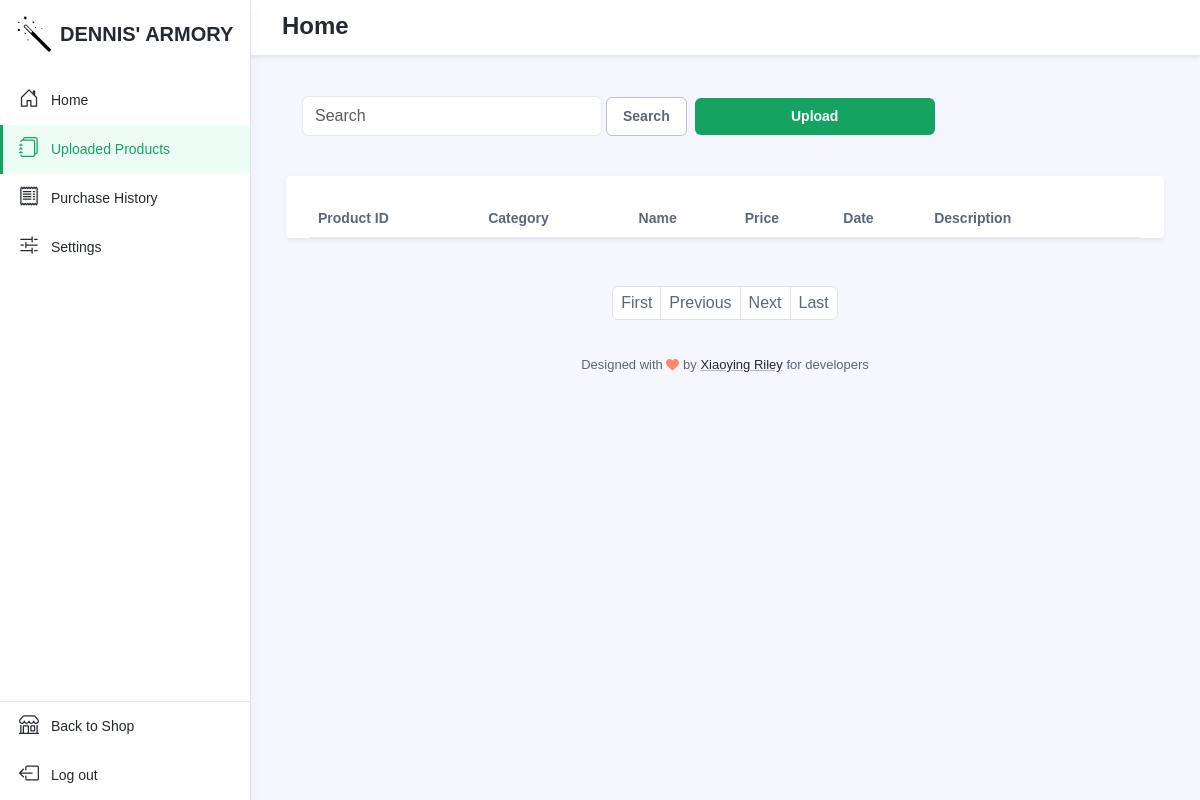
Page /UserProductList.php (signed in) on the earlier database version.
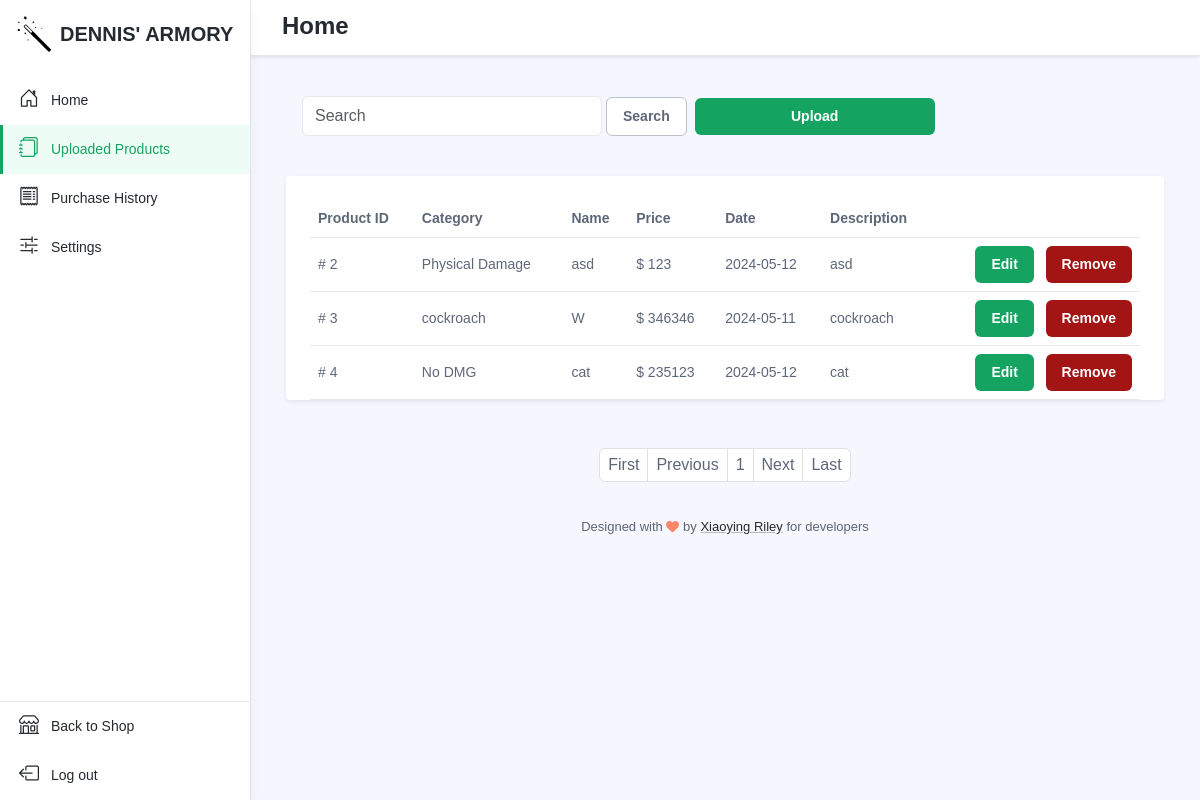
Same page on the later database version.
### tables this page shows
CREATE TABLE `Products` (
  `ProductID` int(32) NOT NULL,
  `CategoryID` int(32) NOT NULL,
  `UploaderID` varchar(64) NOT NULL,
  `Image` longblob NOT NULL,
  `Name` varchar(50) NOT NULL,
  `Price` int(16) NOT NULL,
  `Description` text NOT NULL DEFAULT 'This dumbass didn\'t write anything',
  `UploadDate` date NOT NULL
);

CREATE TABLE `Categories` (
  `CategoryID` int(32) NOT NULL,
  `Name` varchar(50) NOT NULL
);

### assets/main/php/User_ProductList_Pagination_Base.php (called while the page is built, shortened)
<?php
$DATA_STARTING_IDX = 0;

### assets/main/php/Render_User_ProductList_ListingProducts.php (the view, shortened to what this page needs)
<?php
include_once("Database_EstConnection.php");
include_once("User_ProductList_Pagination_Base.php");
$MERGE_TABLES =
"
    SELECT
        C.Name AS CategoryName,
        P.*
    FROM
        Products P
    JOIN
        Categories C
    ON
        C.CategoryID = P.CategoryID
    WHERE
        P.UploaderID = :UploaderID
    LIMIT
        ". $DATA_STARTING_IDX .", ". (MAX_DATA_PERPAGE) ."
";
try{
    $SQL_STATMENT = $dbHandler -> prepare($MERGE_TABLES);
    $SQL_STATMENT-> bindParam(":UploaderID", $_SESSION["UserID"]);
    if($SQL_STATMENT-> execute()){
        while($_ROW_ = $SQL_STATMENT -> fetch(PDO::FETCH_ASSOC))
        {
            echo
            "
                    <tr>
                        <td class=\"cell\">#    {$_ROW_["ProductID"]}       </td>
                        <td class=\"cell\">     {$_ROW_["CategoryName"]}    </td>
                        <td class=\"cell\">     {$_ROW_["Name"]}            </td>
                        <td class=\"cell\">\$   {$_ROW_["Price"]}           </td>
                        <td class=\"cell\">     {$_ROW_["UploadDate"]}      </td>
                        <td class=\"cell\">     {$_ROW_["Description"]}     </td>
                        <td class=\"cell text-end\">
                            <form class=\"fEditForm\" style=\"display: inline-block;\" action=\"UserProductList.php\" method=\"post\">
                                <input name=\"fEditTargetProduct\" value=\"{$_ROW_["ProductID"]}\" type=\"hidden\">
                                <button name=\"fRequestEditProduct\" value=\"true\" class=\"btn app-btn-primary\">Edit</button>
                            </form>
                            &nbsp;
                            <form class=\"fRemoveForm\" style=\"display: inline-block;\" action=\"UserProductList.php\" method=\"post\">
                                <input name=\"fRemoveTargetProduct\" value=\"{$_ROW_["ProductID"]}\" type=\"hidden\">
                                <button name=\"fRequestRemoveProduct\" value=\"true\" class=\"btn app-btn-danger\">Remove</button>
                            </form>
                        </td>
                    </tr>
                ";
        }
    }
}catch(PDOException $ERR){
    echo "Database Error: " . $ERR -> getMessage();
}

### UserProductList.php (shortened to what this page needs)
<!DOCTYPE html>
<html lang="en">
<head>
    <link id="theme-style" rel="stylesheet" href="assets/user-portal/css/portal.css">
    <link rel="stylesheet" href="assets/user-portal/css/portal-override.css">
	<?php
		include_once(_UTILITIES_PATH_ . "User_ProductList_RemoveProduct.php");
	?>
</head>
<body class="app">
    <header class="app-header fixed-top">
        <div class="app-header-inner p-2 p-l-10">
	        <div class="container-fluid py-1 px-0">
		        <div class="app-header-content">
					<div class="row justify-content-between align-items-center">
						<h1 class="app-page-title col">Home</h1>
					</div>
	            </div>
	        </div>
        </div>
        <div id="app-sidepanel" class="app-sidepanel">
	        <div class="sidepanel-inner d-flex flex-column">
		        <div class="app-branding">
		            <a class="app-logo" href="UserHome.php"><img class="logo-icon me-2" src="assets/main/images/logo.svg" alt="logo"><span class="logo-text">DENNIS' ARMORY</span></a>
		        </div>
			    <nav id="app-nav-main" class="app-nav app-nav-main flex-grow-1">
				    <ul class="app-menu list-unstyled accordion" id="menu-accordion">
					    <li class="nav-item">
					        <a class="nav-link" href="UserHome.php">
						        <span class="nav-icon">
								</span>
								<span class="nav-link-text">Home</span>
					        </a>
					    </li>
						<li class="nav-item">
					        <a class="nav-link active" href="UserProductList.php">
						        <span class="nav-icon">
								</span>
								<span class="nav-link-text">Uploaded Products</span>
					        </a>
					    </li>
						<li class="nav-item">
					        <a class="nav-link" href="UserPurchaseHistory.php">
							    <span class="nav-icon">
						        </span>
								<span class="nav-link-text">Purchase History</span>
							</a>
					    </li>
						<li class="nav-item">
					        <a class="nav-link" href="UserAccountSettings.php">
						        <span class="nav-icon">
								</span>
								<span class="nav-link-text">Settings</span>
					        </a>
					    </li>
					</ul>
				</nav>
			    <div class="app-sidepanel-footer">
				    <nav class="app-nav app-nav-footer">
					    <ul class="app-menu footer-menu list-unstyled">
							<li class="nav-item">
						        <a class="nav-link" href="index.php">
							        <span class="nav-icon">
							        </span>
			                        <span class="nav-link-text">Back to Shop</span>
						        </a>
						    </li>
						    <li class="nav-item">
						        <a class="nav-link" href="assets/main/php/Session_Logout.php">
							        <span class="nav-icon">
							        </span>
			                        <span class="nav-link-text">Log out</span>
						        </a>
						    </li>
						</ul>
				    </nav>
			    </div>
	        </div>
	    </div>
    </header>
    <div class="app-wrapper">
	    <div class="app-content pt-3 p-md-3 p-lg-4">
		    <div class="container-xl">
			    <div class="row g-3 mb-4 align-items-center justify-content-between">
				    <div class="col-auto">
					     <div class="page-utilities">
						    <div class="row px-3 py-3 g-2 justify-content-start justify-content-md-end align-items-center">
							    <div class="col-auto">
								    <form class="table-search-form row gx-1 align-items-center">
					                    <div class="col-auto">
					                        <input type="text" id="search-orders" name="searchorders" class="form-control search-orders" placeholder="Search">
					                    </div>
					                    <div class="col-auto">
					                        <button type="submit" class="btn app-btn-secondary">Search</button>
					                    </div>
					                </form>
							    </div>
								<div class="col-auto">
									<form class="settings-form" action="UserUploadProduct.php" method="get">
										<button type="submit" name="fUploadProduct" value="true" class="btn app-btn-primary" style="width: 15rem;">Upload</button>
									</form>
							    </div>
						    </div>
					    </div>
				    </div>
			    </div>
				<div class="tab-content" id="orders-table-tab-content">
			        <div class="tab-pane fade show active" id="orders-all" role="tabpanel" aria-labelledby="orders-all-tab">
					    <div class="app-card app-card-orders-table shadow-sm mb-5">
						    <div class="app-card-body px-4 pt-4">
							    <div class="table-responsive">
									<?php
										include_once(_UTILITIES_PATH_ . "User_ProductList_Pagination_Base.php");
									?>
									<table class="table app-table-hover mb-0 text-left">
										<thead>
											<tr>
												<th class="cell">Product ID</th>
												<th class="cell">Category</th>
												<th class="cell">Name</th>
												<th class="cell">Price</th>
												<th class="cell">Date</th>
												<th class="cell">Description</th>
												<th class="cell"></th>
											</tr>
										</thead>
										<tbody>
											<?php
												include_once(_UTILITIES_PATH_ . "Render_User_ProductList_ListingProducts.php");
											?>
										</tbody>
									</table>
						        </div>
						    </div>
						</div>
						<nav class="app-pagination">
							<ul class="pagination justify-content-center">
								<?php
									include_once(_UTILITIES_PATH_ . "Render_User_ProductList_Pagination.php");
								?>
							</ul>
						</nav>
			        </div>
	    <footer class="app-footer">
		    <div class="container text-center py-3">
            <small class="copyright">Designed with <span class="sr-only">love</span><i class="fas fa-heart" style="color: #fb866a;"></i> by <a class="app-link" href="http://themes.3rdwavemedia.com" target="_blank">Xiaoying Riley</a> for developers</small>
		    </div>
	    </footer>
    </div>
</body>
</html>

### assets/main/php/Render_User_ProductList_Pagination.php
<?php
include_once("Database_EstConnection.php");
include_once("User_ProductList_Pagination_Base.php");
$SEARCH_PRODUCTS =
"
    SELECT
        COUNT(*)
    FROM
        Products
    WHERE
        UploaderID = :UploaderID
";
$SQL_STATMENT = $dbHandler -> prepare($SEARCH_PRODUCTS);
$SQL_STATMENT-> bindParam(":UploaderID", $_SESSION["UserID"]);
$SQL_STATMENT-> execute();
$totalProducts = $SQL_STATMENT -> fetchColumn();
$totalPages = ceil($totalProducts / MAX_DATA_PERPAGE);
echo
"
    <li class=\"page-item\">
        <a class=\"page-link\" href=\"?CurrentPageIndex=1\" tabindex=\"-1\" aria-disabled=\"false\">First</a>
    </li>
";
if(isset($_GET["CurrentPageIndex"]) && ($_GET["CurrentPageIndex"] > 1)){
    $tmp = (int)$_GET["CurrentPageIndex"] - 1;
    echo
    "
        <li class=\"page-item\">
            <a class=\"page-link\" href=\"?CurrentPageIndex={$tmp}\" tabindex=\"-1\" aria-disabled=\"false\">Previous</a>
        </li>
    ";
}else{
    echo
    "
        <li class=\"page-item disable\">
            <a class=\"page-link\" tabindex=\"-1\" aria-disabled=\"true\">Previous</a>
        </li>
    ";
}
for($i = 1; $i <= $totalPages; $i++){
    if(isset($_GET["CurrentPageIndex"]) && ($i == (int)$_GET["CurrentPageIndex"])){
        echo "<li class=\"page-item active\"><a class=\"page-link\" href=\"?CurrentPageIndex={$i}\">{$i}</a></li>";
    }else{
        echo "<li class=\"page-item\"><a class=\"page-link\" href=\"?CurrentPageIndex={$i}\">{$i}</a></li>";
    }
}
if(isset($_GET["CurrentPageIndex"]) && ((int)$_GET["CurrentPageIndex"] < $totalPages)){
    $tmp = (int)$_GET["CurrentPageIndex"] + 1;
    echo
    "
        <li class=\"page-item\">
            <a class=\"page-link\" href=\"?CurrentPageIndex={$tmp}\" tabindex=\"-1\" aria-disabled=\"false\">Next</a>
        </li>
    ";
}else{
    echo
    "
        <li class=\"page-item disable\">
            <a class=\"page-link\" tabindex=\"-1\" aria-disabled=\"true\">Next</a>
        </li>
    ";
}
echo
"
    <li class=\"page-item\">
        <a class=\"page-link\" href=\"?CurrentPageIndex={$totalPages}\" tabindex=\"-1\" aria-disabled=\"true\">Last</a>
    </li>
";

### assets/user-portal/css/portal-override.css (style rules this page uses)
html body { font-family: Poppins-Regular, sans-serif; -webkit-font-smoothing: antialiased; }
.table-search-form .form-control { height: 2.5rem; }

Differences in the rows shown:
added products: ProductID "2", CategoryID.Name "Physical Damage", Name "asd", Price "123", UploadDate "2024-05-12", Description "asd"
added products: ProductID "3", CategoryID.Name "cockroach", Name "W", Price "346346", UploadDate "2024-05-11", Description "cockroach"
added products: ProductID "4", CategoryID.Name "No DMG", Name "cat", Price "235123", UploadDate "2024-05-12", Description "cat"
Other differences:
new list line: "1"
